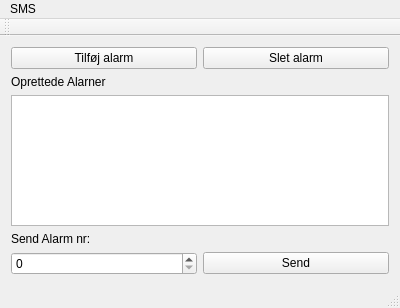
<?xml version="1.0" encoding="UTF-8"?>
<ui version="4.0">
 <class>MainWindow</class>
 <widget class="QMainWindow" name="MainWindow">
  <property name="geometry">
   <rect>
    <x>0</x>
    <y>0</y>
    <width>400</width>
    <height>308</height>
   </rect>
  </property>
  <property name="windowTitle">
   <string>MainWindow</string>
  </property>
  <property name="styleSheet">
   <string notr="true"/>
  </property>
  <widget class="QWidget" name="centralWidget">
   <layout class="QVBoxLayout" name="verticalLayout_3">
    <item>
     <layout class="QHBoxLayout" name="horizontalLayout">
      <item>
       <widget class="QPushButton" name="pushButton">
        <property name="text">
         <string>Tilføj alarm</string>
        </property>
       </widget>
      </item>
      <item>
       <widget class="QPushButton" name="pushButton_3">
        <property name="text">
         <string>Slet alarm</string>
        </property>
       </widget>
      </item>
     </layout>
    </item>
    <item>
     <layout class="QVBoxLayout" name="verticalLayout"/>
    </item>
    <item>
     <widget class="QLabel" name="label_2">
      <property name="text">
       <string>Oprettede Alarner</string>
      </property>
     </widget>
    </item>
    <item>
     <widget class="QListWidget" name="listWidget"/>
    </item>
    <item>
     <spacer name="verticalSpacer">
      <property name="orientation">
       <enum>Qt::Vertical</enum>
      </property>
      <property name="sizeHint" stdset="0">
       <size>
        <width>20</width>
        <height>40</height>
       </size>
      </property>
     </spacer>
    </item>
    <item>
     <layout class="QVBoxLayout" name="verticalLayout_2">
      <item>
       <widget class="QLabel" name="label">
        <property name="text">
         <string>Send Alarm nr:</string>
        </property>
       </widget>
      </item>
      <item>
       <layout class="QHBoxLayout" name="horizontalLayout_2">
        <item>
         <widget class="QSpinBox" name="spinBox"/>
        </item>
        <item>
         <widget class="QPushButton" name="pushButton_2">
          <property name="text">
           <string>Send</string>
          </property>
         </widget>
        </item>
       </layout>
      </item>
     </layout>
    </item>
   </layout>
  </widget>
  <widget class="QMenuBar" name="menuBar">
   <property name="geometry">
    <rect>
     <x>0</x>
     <y>0</y>
     <width>400</width>
     <height>26</height>
    </rect>
   </property>
   <widget class="QMenu" name="menuSMS">
    <property name="title">
     <string>SMS</string>
    </property>
   </widget>
   <addaction name="menuSMS"/>
  </widget>
  <widget class="QToolBar" name="mainToolBar">
   <attribute name="toolBarArea">
    <enum>TopToolBarArea</enum>
   </attribute>
   <attribute name="toolBarBreak">
    <bool>false</bool>
   </attribute>
  </widget>
  <widget class="QStatusBar" name="statusBar"/>
 </widget>
 <layoutdefault spacing="6" margin="11"/>
 <resources/>
 <connections/>
</ui>
